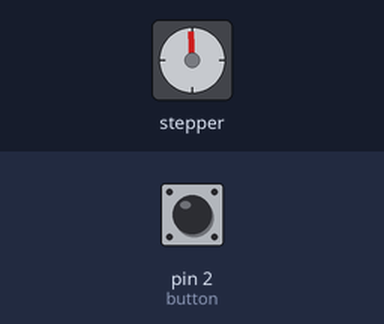
The sketch below on a simulated Arduino Uno, built with avr-gcc and run on an emulated ATmega328P. Parts: stepper motor. Inputs (shaded band) come from the test bench; at power-on: pin 2 (button) LOW. Stepper angles assume 2038 steps per turn; what the sketch prints to the serial monitor is not drawn.

Above: at 0.1 s.
At 1.0 s:
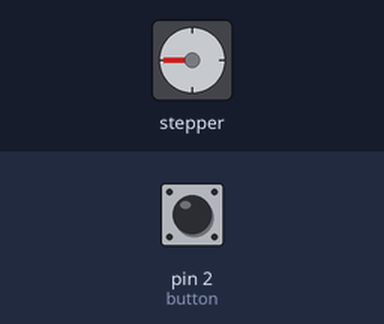
At 1.9 s:
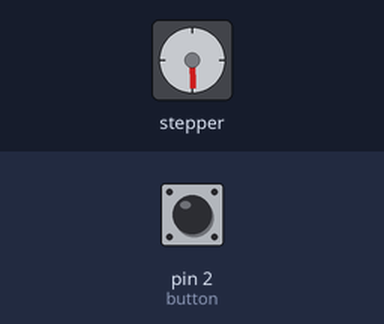
At 3.8 s:
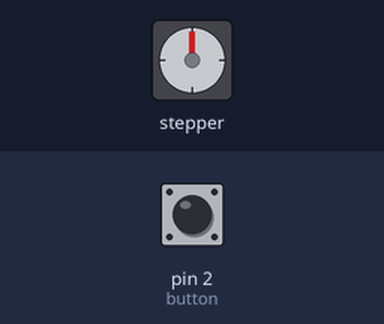
Timing chart, 0 to 5.3 s (numbered marks = the images above):
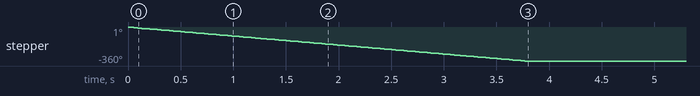

The sketch:

7.ino
```cpp
#include <Stepper.h>

#define STEPS_PER_360_DEGREE 2038

const int button = 2;
int buttonState = 0;

Stepper stepper(STEPS_PER_360_DEGREE, 8, 9, 10, 11);

void setup() {
    Serial.begin(9600);
    pinMode(button, INPUT);
    buttonState = digitalRead(button);

    stepper.setSpeed(16);

    Serial.println("Step CCW 360 Degrees");
    stepper.step(-STEPS_PER_360_DEGREE);
    delay(800);
}

void loop() {

}
```
